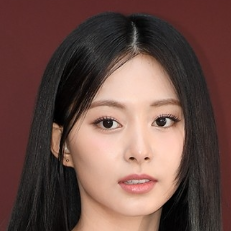
#> input picture images/tsuyu.png, 231 x 231 px
$ python fusion.py
#> lines starting #> are read from the running program, lines starting #| are printed output that depends on the picture
### utils/convert.py
"""
Author: Peizhi Yan
Date: Sep. 18, 2024

Description:
This script provides a mapping between Mediapipe's 478 dense
facial landmarks and Dlib's 68 sparse facial landmarks. It
defines correspondences where each Dlib landmark index maps
to one or two Mediapipe landmark indices. For cases where
there are two Mediapipe indices, the script computes the
average of their coordinates to approximate the corresponding
Dlib landmark position.

Functions:
- convert_landmarks_mediapipe_to_dlib(lmks_mp): Converts
Mediapipe landmarks to Dlib landmarks using the predefined
correspondences.

Usage:
- Use the 'convert_landmarks_mediapipe_to_dlib' function by
passing an array of Mediapipe landmarks with shape [478, D].
The function returns an array of Dlib landmarks with shape
[68, D]. D can be 2 for two dimensions or 3 for three dimensions.
"""

import numpy as np


# The index correspondences between Mediapipe and Dlib landmarks
# Each row corresponds to a Dlib landmark index (1 to 68)
# Some rows have only one Mediapipe correspondence
# Some rows have two correspondences; we take the average of their locations
mp2dlib_correspondence = [

    ## Face Contour
    [127],       # 1
    [234],       # 2
    [93],        # 3
    [132, 58],   # 4
    [58, 172],   # 5
    [136],       # 6
    [150],       # 7
    [176],       # 8
    [152],       # 9
    [400],       # 10
    [379],       # 11
    [365],       # 12
    [397, 288],  # 13
    [361],       # 14
    [323],       # 15
    [454],       # 16
    [356],       # 17

    ## Right Brow
    [70],        # 18
    [63],        # 19
    [105],       # 20
    [66],        # 21
    [107],       # 22

    ## Left Brow
    [336],       # 23
    [296],       # 24
    [334],       # 25
    [293],       # 26
    [300],       # 27

    ## Nose
    [168, 6],    # 28
    [197, 195],  # 29
    [5],         # 30
    [4],         # 31
    [75],        # 32
    [97],        # 33
    [2],         # 34
    [326],       # 35
    [305],       # 36

    ## Right Eye
    [33],        # 37
    [160],       # 38
    [158],       # 39
    [133],       # 40
    [153],       # 41
    [144],       # 42

    ## Left Eye
    [362],       # 43
    [385],       # 44
    [387],       # 45
    [263],       # 46
    [373],       # 47
    [380],       # 48

    ## Upper Lip Contour Top
    [61],        # 49
    [39],        # 50
    [37],        # 51
    [0],         # 52
    [267],       # 53
    [269],       # 54
    [291],       # 55

    ## Lower Lip Contour Bottom
    [321],   # 56
    [314],   # 57
    [17],   # 58
    [84],   # 59
    [91],   # 60

    ## Upper Lip Contour Bottom
    [78],   # 61
    [82],   # 62
    [13],   # 63
    [312],   # 64
    [308],   # 65

    ## Lower Lip Contour Top
    [317],   # 66
    [14],   # 67
    [87],   # 68
]

for ri in range(68):
    if len(mp2dlib_correspondence[ri]) == 1:
        idx = mp2dlib_correspondence[ri][0]
        mp2dlib_correspondence[ri] = [idx, idx]


# [13 lines left out: function convert_landmarks_mediapipe_to_dlib, not called in this run]

### utils/landmark_detection.py

import mediapipe as mp
from mediapipe.tasks.python import vision

model_path = "./model/face_landmarker.task"

def detect_landmarks(img):
    options = vision.FaceLandmarkerOptions(
        base_options=mp.tasks.BaseOptions(model_asset_path=model_path),
        running_mode=vision.RunningMode.IMAGE
    )
    with vision.FaceLandmarker.create_from_options(options) as landmarker:
        mp_image = mp.Image(image_format=mp.ImageFormat.SRGB, data=img)
        result = landmarker.detect(mp_image)
        return result.face_landmarks[0]

### fusion.py
from py_compile import main
import numpy as np
import cv2 as cv
import mediapipe as mp
from mediapipe.tasks.python import vision
from utils.convert import convert_landmarks_mediapipe_to_dlib
from utils.landmark_detection import detect_landmarks
from utils.morph import morph_triangle, create_face_mask
from utils.delaunay_tri import get_triangles

def run_morph_loop(W, H, image1, image2, m1, m2):
    # show a few intermediate alphas; press ESC to exit early
    for alpha in np.linspace(0.0, 1.0, 100):
        m_avg = (1 - alpha) * m1 + alpha * m2
        triangles = get_triangles(m_avg, W, H)

        morphed_face = np.zeros_like(image1, dtype=np.float32)
        for tri in triangles:
            t1 = [(m1[i][0] * W, m1[i][1] * H) for i in tri]
            t2 = [(m2[i][0] * W, m2[i][1] * H) for i in tri]
            t = [(m_avg[i][0] * W, m_avg[i][1] * H) for i in tri]
            morph_triangle(image1, image2, morphed_face, t1, t2, t, alpha)

        # smooth and prepare mask/background
        mask = create_face_mask(m_avg, H, W)
        mask = cv.GaussianBlur(mask, (21, 21), 0)

        # blend backgrounds so the whole image transitions
        bg = ((1 - alpha) * image1 + alpha * image2).astype(np.uint8)

        hull_pts = np.array([(int(x*W), int(y*H)) for x,y,_ in m_avg])
        hull = cv.convexHull(hull_pts)
        center = tuple(np.mean(hull.reshape(-1, 2), axis=0).astype(int))

        result = cv.seamlessClone(
            morphed_face.astype(np.float32),
            bg,
            mask,
            center,
            cv.NORMAL_CLONE
        )

        cv.imshow("Face Morph", cv.cvtColor(result, cv.COLOR_RGB2BGR))
        k = cv.waitKey(300) & 0xFF
        if k == 27:  # ESC to exit early
            break

if __name__ == "__main__":
    # ---------------- LOAD IMAGES ----------------
    image1 = cv.imread("images/tsuyu.png")
#> image1 is the input picture: shape (231, 231, 3); mean B, G, R 70.6, 77.5, 106.9
    image2 = cv.imread("images/karina.png")
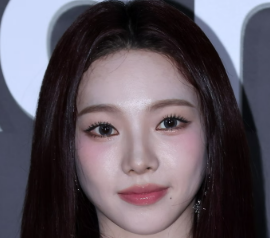
#> input picture images/karina.png, 270 x 238 px
#> image2 is the input picture: shape (238, 270, 3); mean B, G, R 95.5, 86.3, 94.8

    image1 = cv.cvtColor(image1, cv.COLOR_BGR2RGB)
    image2 = cv.cvtColor(image2, cv.COLOR_BGR2RGB)

    image1 = cv.resize(image1, (500, 500))
#> image1: shape (500, 500, 3)
    image2 = cv.resize(image2, (500, 500))
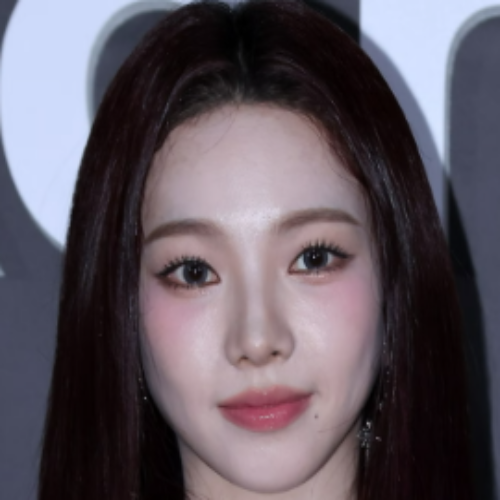
#> image2: shape (500, 500, 3); mean R, G, B 94.7, 86.1, 95.4

#> (the run stopped early here; a loop or call above may not have finished)
